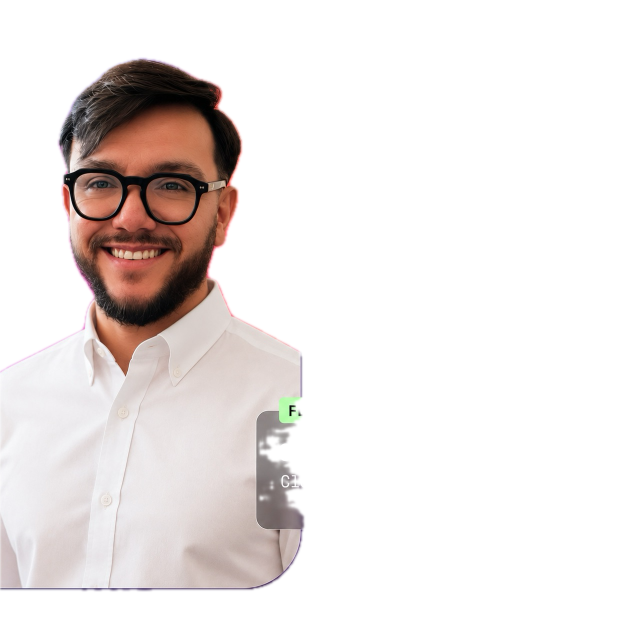
#> input picture photo.png, 1254 x 1254 px (shown at 1/2 size)
$ python prep_photo.py
#> lines starting #> are read from the running program, lines starting #| are printed output that depends on the picture; after the words box and inside, x2 and y2 are one past the last pixel; in counts of white or black regions, pixels touching at a corner belong together
"""
Prepare a portrait photo for clean ASCII conversion:
  1. isolate subject (use existing alpha, or rembg)
  2. crop to a bust and letterbox onto a white canvas (breathing room = clean ASCII)
  3. bilateral smooth + CLAHE local contrast
  4. soft bottom fade so dark clothing does not dominate the glyph field

Output: source-prepped.png (grayscale), consumed by make_ascii_svg.py.

    python scripts/prep_photo.py <input.png> [output.png]
"""
import os
import sys

import cv2
import numpy as np
from PIL import Image

HERE = os.path.dirname(os.path.abspath(__file__))
INP = sys.argv[1] if len(sys.argv) > 1 else os.path.join(HERE, "..", "photo.png")
OUT = sys.argv[2] if len(sys.argv) > 2 else os.path.join(HERE, "..", "source-prepped.png")

CANVAS = 460
# Keep head + upper torso; leave white margin so ASCII has clean empty space.
BUST_FRAC = 0.88          # fraction of subject height to keep from the top
TARGET_W_FRAC = 0.78      # subject width relative to canvas
TOP_MARGIN_FRAC = 0.07


def isolate(path: str) -> Image.Image:
#> called with path = 'scripts/../photo.png'
    img = Image.open(path).convert("RGBA")
#> img is the input picture: PIL image 1254x1254 RGBA; mean R, G, B, A 55.3, 48.7, 47.7, 73.6
    alpha = np.array(img.split()[-1])
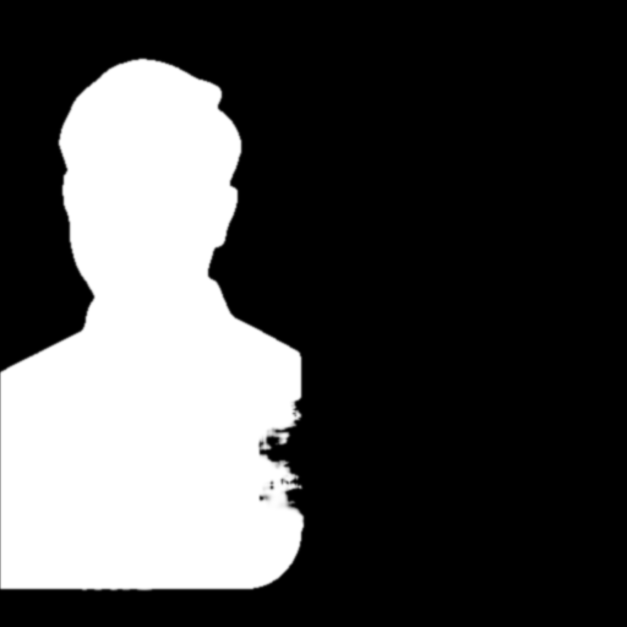
#> alpha: shape (1254, 1254) (shown at 1/2 size); min 0, max 255, mean 73.6
    if alpha.min() < 250:
        print("existing alpha detected; skipping rembg")
        return img
    try:
        from rembg import remove
    except ImportError as exc:
        raise SystemExit(
            "rembg required for photos without transparency. "
            f"Install it or provide a transparent PNG. ({exc})"
        ) from exc
    print("removing background with rembg...")
    return remove(img)


def bust_crop(img: Image.Image) -> Image.Image:
    alpha = np.array(img.split()[-1])
    ys, xs = np.where(alpha > 10)
    if len(xs) == 0:
        return img
    y0, y1 = int(ys.min()), int(ys.max())
#> y0 = 114; y1 = 1183
    x0, x1 = int(xs.min()), int(xs.max())
#> x0 = 0; x1 = 610
    head_h = int((y1 - y0) * BUST_FRAC)
#> head_h = 940
    y1 = y0 + head_h
#> y1 = 1054
    # slight horizontal pad inside the subject bbox
    pad_x = int((x1 - x0) * 0.03)
#> pad_x = 18
    x0 = max(0, x0 - pad_x)
    x1 = min(img.width, x1 + pad_x)
#> x1 = 628
    return img.crop((x0, y0, x1, y1))
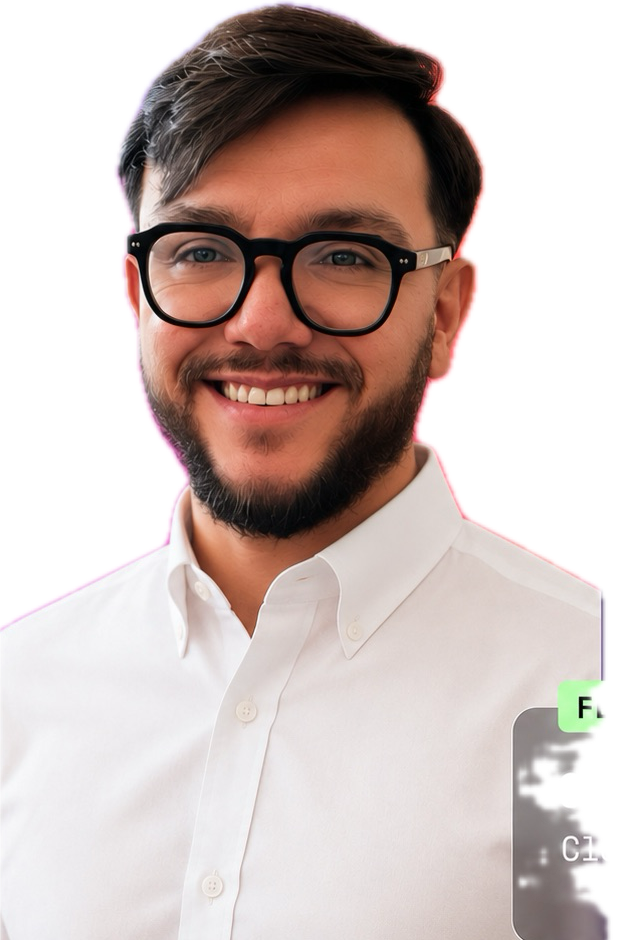
#> returned value: PIL image 628x940 RGBA; mean R, G, B, A 121.3, 105, 102, 164.8; transparent parts drawn white


def letterbox(img: Image.Image, size: int = CANVAS) -> Image.Image:
#> called with size = 460
    canvas = Image.new("RGBA", (size, size), (255, 255, 255, 0))
    tw = int(size * TARGET_W_FRAC)
    th = int(img.height * (tw / img.width))
#> th = 535
    max_h = int(size * 0.86)
    if th > max_h:
        th = max_h
        tw = int(img.width * (th / img.height))
#> tw = 263
    resized = img.resize((tw, th), Image.LANCZOS)
    ox = (size - tw) // 2
#> ox = 98
    oy = int(size * TOP_MARGIN_FRAC)
    canvas.paste(resized, (ox, oy), resized)
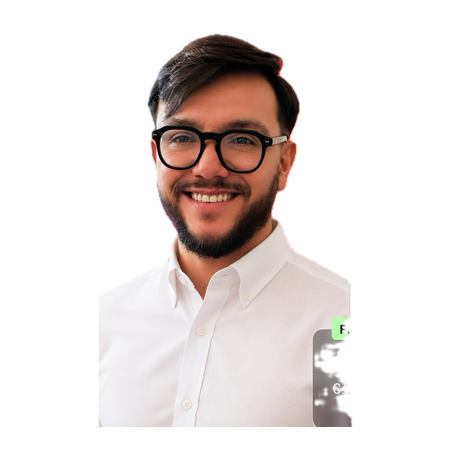
#> canvas: PIL image 460x460 RGBA; mean R, G, B, A 231.2, 224.3, 222.4, 80.2; transparent parts drawn white
    return canvas


cut = isolate(INP)
cut = bust_crop(cut)
framed = letterbox(cut)

rgb = np.array(framed.convert("RGB"))
alpha = np.array(framed.split()[-1]).astype(np.float32)
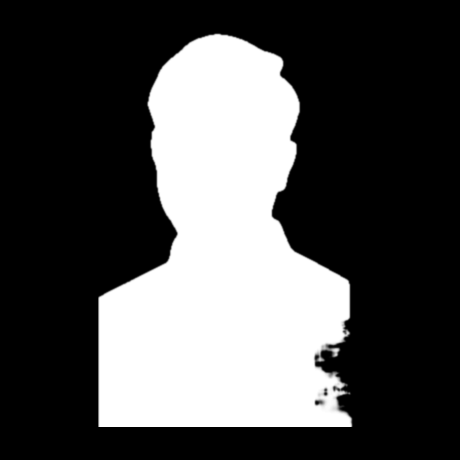
#> alpha: shape (460, 460) float32; min 0, max 255, mean 80.2

gray = cv2.cvtColor(rgb, cv2.COLOR_RGB2GRAY)
# Kill skin/jacket texture noise while keeping glasses/hair edges.
gray = cv2.bilateralFilter(gray, d=9, sigmaColor=45, sigmaSpace=45)
clahe = cv2.createCLAHE(clipLimit=2.6, tileGridSize=(8, 8))
gray = clahe.apply(gray)
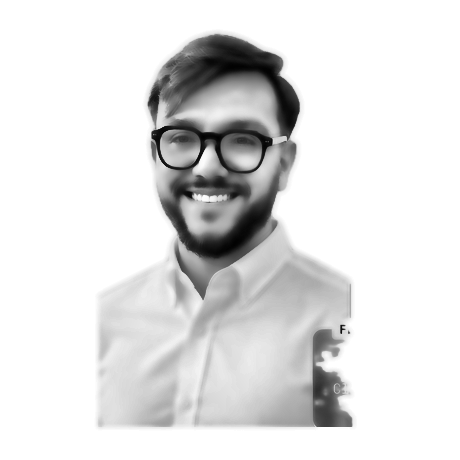
#> gray: shape (460, 460); min 1, max 255, mean 225.5
gray = cv2.convertScaleAbs(gray, alpha=1.08, beta=20)

# Soft fade toward white in the lower jacket region.
h, w = gray.shape
#> h = 460; w = 460
yy = np.linspace(0, 1, h)[:, None]
#> yy = 460 values from 0 to 1
fade = np.clip((yy - 0.72) / 0.22, 0, 1)
#> fade = 460 values from 0 to 1
subject = gray.astype(np.float32) * (1.0 - 0.55 * fade) + 255.0 * (0.55 * fade)

mask = alpha / 255.0
mask = cv2.GaussianBlur(mask, (0, 0), 1.0)
out = np.clip(subject * mask + 255.0 * (1.0 - mask), 0, 255).astype(np.uint8)

# Darken strong edges (glasses, hair silhouette) so they map to denser glyphs.
edges = cv2.Canny(out, 60, 140)
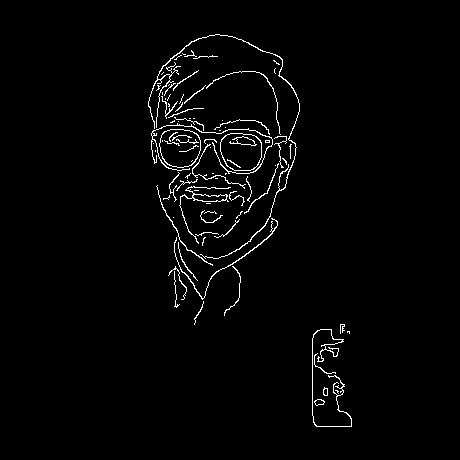
#> edges: shape (460, 460); 2% white in thin lines or dots, all inside (x1, y1, x2, y2) = (148, 34, 352, 427)
edges = cv2.dilate(edges, np.ones((2, 2), np.uint8), iterations=1)
#> edges: shape (460, 460); 4.3% white in thin lines or dots, all inside (x1, y1, x2, y2) = (148, 34, 353, 428)
boosted = out.astype(np.int16)
boosted[edges > 0] = np.clip(boosted[edges > 0] - 55, 0, 255)
# Don't edge-boost pure white background
boosted[out > 248] = out[out > 248]
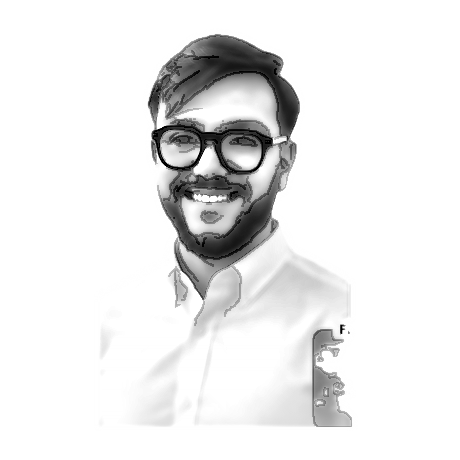
#> boosted: shape (460, 460) int16; min 0, max 255, mean 234.6
out = boosted.astype(np.uint8)

Image.fromarray(out, mode="L").save(OUT)
print("wrote", OUT, out.shape, "mean", round(float(out.mean()), 1),
      "white%", round(float((out > 240).mean()), 3))
#| wrote scripts/../source-prepped.png (460, 460) mean 234.6 white% 0.807
